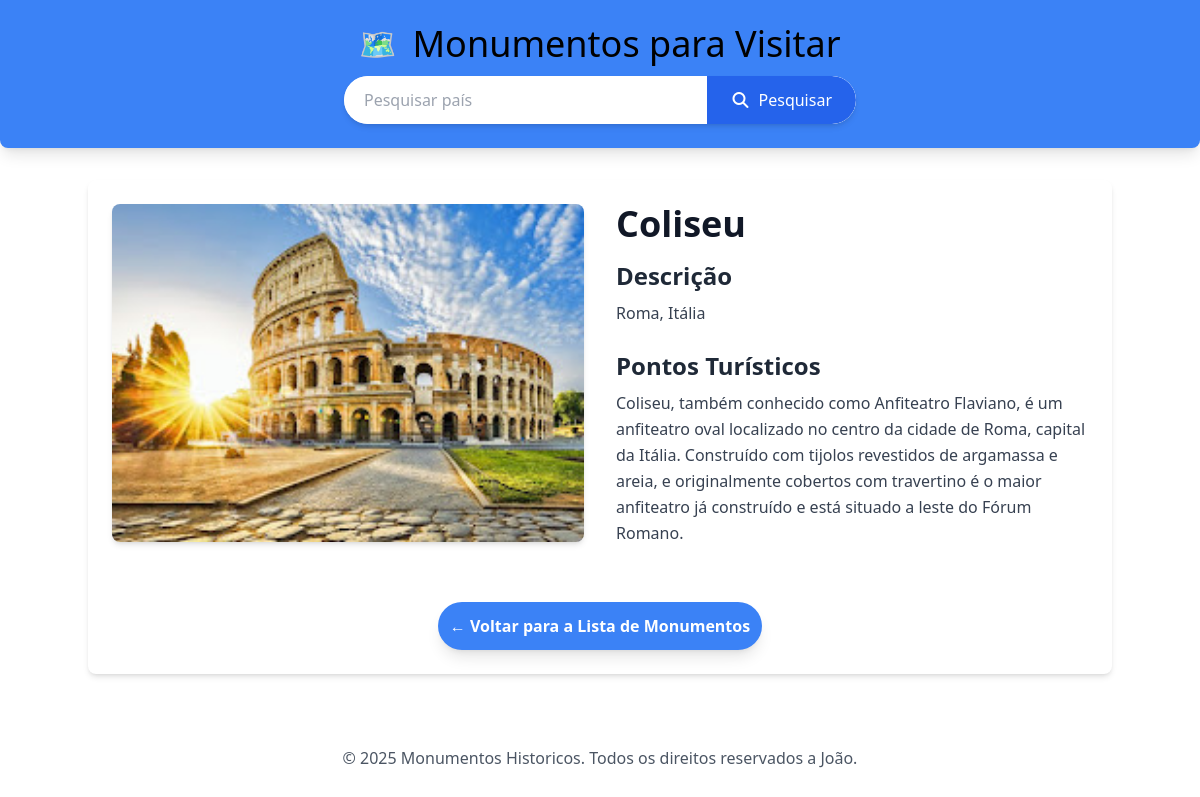
The page /galeria/6/ on the database its author committed.
### galeria/models.py (models this page shows, shortened)
class Pais(models.Model):
    title = models.CharField(max_length=200)
    description = models.TextField()
    tourism = models.TextField()
    image = models.ImageField(upload_to='galeria/images/', blank=True, null=True)
    created_at = models.DateTimeField(auto_now_add=True)
    updated_at = models.DateTimeField(auto_now=True)
    class Meta:
        verbose_name = "Pais"
        verbose_name_plural = "Paises"
        ordering = ['title']

### galeria/views.py (the view)
# urls.py: path('galeria/<int:id>/', views.pais_detail, name='pais_detail'),
def pais_detail(request, id):
    pais = get_object_or_404(Pais, pk=id)
    context = {
        'pais': pais,
    }
    return render(request, 'galeria/pais.html', context)

### galeria/templates/galeria/pais.html (shortened to what this page needs)
<!DOCTYPE html>
<html lang="en">
<head>
    <script src="https://cdn.tailwindcss.com"></script>
    <link rel="stylesheet" href="https://cdnjs.cloudflare.com/ajax/libs/font-awesome/7.0.0/css/all.min.css"
 />
</head>
<body>
    <header class="bg-blue-500 text-white p-6 shadow-lg rounded-b-lg">
        <div class="container mx-auto flex flex-col gap-3 items-center">
            <div class="flex items-center">
                <div class="text-3xl mr-4">
                    🗺️
                </div>
                <h1 class="text-4xl text-black text-center sm:text-left">
                    Monumentos para Visitar
                </h1>
            </div>
            <form method="get" action="#"
            class="w-full max-w-lg flex bg-white rounded-full shadow-md overflow-hidden">
                <input type="text" name="q" placeholder="Pesquisar país"
                class="flex-grow p-3 text-gray-700 focus:outline-none focus:ring-2 focus:ring-orange-500 rounded-l-full pl-5">
                <button type="submit" class="bg-blue-600 hover:bg-blue-900 text-white p-3 px-6 rounded-r-full transition duration-300 ease-in-out flex items-center justify-center"><i class="fas fa-search mr-2"></i> Pesquisar</button>
            </form>
        </div>
    </header>
    <main class="container mx-auto p-6 mt-8 bg-white rounded-lg shadow-md">
        <div class="flex flex-col md:flex-row gap-8">
            {% if pais.image %}
                <div class="md:w-1/2">
                    <img src="{{pais.image.url}}" alt="[Imagem de {{pais.title}}]" class="w-full h-auto object-cover rounded-lg shadow-md">
                </div>
            {% endif %}
            <div class="md:w-1/2">
                <h2 class="text-4xl font-bold text-gray-900 mb-4">{{pais.title}}</h2>
                <h3 class="text-2xl font-semibold text-gray-800 mb-2">Descrição</h3>
                <p class="text-gray-700 mb-6 leading-relaxed">{{pais.description}}</p>
                <h3 class="text-2xl font-semibold text-gray-800 mb-2">Pontos Turísticos</h3>
                <p class="text-gray-700 mb-6 leading-relaxed whitespace-pre-wrap">{{pais.tourism}}</p>
            </div>
        </div>
        <div class="mt-8 text-center">
            <a href="{% url 'home' %}" class="inline-block bg-blue-500 hover:bg-blue-800 text-white font-bold py-3 px-3 rounded-full transition duration-300 ease-in-out shadow-lg">
                &larr; Voltar para a Lista de Monumentos
            </a>
        </div>
    </main>
    <footer class="mt-12 p-6 text-center text-gray-600">
        <p>&copy; 2025 Monumentos Historicos. Todos os direitos reservados a João.</p>
    </footer>
</body>
</html>

### rows shown on the page
Pais: image (picture), title "Coliseu", description "Roma, Itália", tourism "Coliseu, também conhecido como Anfiteatro Flaviano, é um anfiteatro oval localizado no centro da cidade de Roma, capital da Itália. Construído com tijolos revestidos de argamassa e areia, e originalmente cobertos com travertino é o maior anfiteatro já construído e está situado a leste do Fórum Romano."
